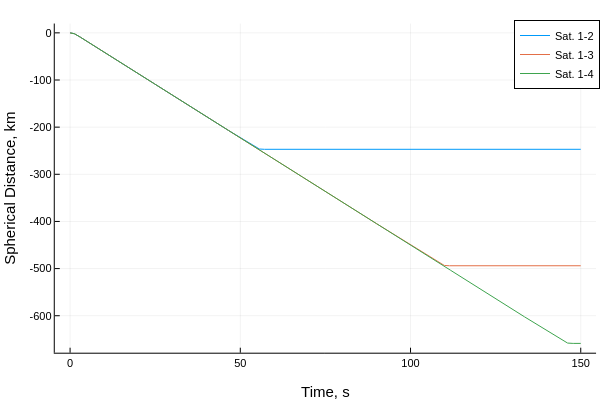

Notebook code cell kept with this figure:
### Code cell
plot(thist,a_mks*Ωhist[2:end,:],label=permutedims(mylabel))
plot!(xlabel="Time, s", ylabel = "Spherical Distance, km")

### Figure 1 — Plotly figure (JSON) as saved in the notebook; plotly's stock layout.template omitted (floating-point values rounded to 4 significant figures; data arrays with more than 128 entries replaced by an {"elided": "..."} marker saying what was removed)
{"data": [{"colorbar": {"title": ""}, "legendgroup": "Sat. 1-2", "line": {"color": "rgba(0, 154, 250, 1.000)", "dash": "solid", "shape": "linear", "width": 1}, "mode": "lines", "name": "Sat. 1-2", "showlegend": true, "type": "scatter", "x": {"elided": "1501 float values"}, "xaxis": "x", "y": {"elided": "1501 float values"}, "yaxis": "y", "zmax": null, "zmin": null}, {"colorbar": {"title": ""}, "legendgroup": "Sat. 1-3", "line": {"color": "rgba(227, 111, 71, 1.000)", "dash": "solid", "shape": "linear", "width": 1}, "mode": "lines", "name": "Sat. 1-3", "showlegend": true, "type": "scatter", "x": {"elided": "1501 float values"}, "xaxis": "x", "y": {"elided": "1501 float values"}, "yaxis": "y", "zmax": null, "zmin": null}, {"colorbar": {"title": ""}, "legendgroup": "Sat. 1-4", "line": {"color": "rgba(62, 164, 78, 1.000)", "dash": "solid", "shape": "linear", "width": 1}, "mode": "lines", "name": "Sat. 1-4", "showlegend": true, "type": "scatter", "x": {"elided": "1501 float values"}, "xaxis": "x", "y": {"elided": "1501 float values"}, "yaxis": "y", "zmax": null, "zmin": null}], "layout": {"annotations": [], "height": 400, "legend": {"bgcolor": "rgba(255, 255, 255, 1.000)", "bordercolor": "rgba(0, 0, 0, 1.000)", "borderwidth": 1, "font": {"color": "rgba(0, 0, 0, 1.000)", "family": "sans-serif", "size": 11}, "title": {"font": {"color": "rgba(0, 0, 0, 1.000)", "family": "sans-serif", "size": 15}, "text": ""}, "tracegroupgap": 0, "traceorder": "normal", "x": 1, "xanchor": "auto", "y": 1, "yanchor": "auto"}, "margin": {"b": 20, "l": 0, "r": 0, "t": 20}, "paper_bgcolor": "rgba(255, 255, 255, 1.000)", "plot_bgcolor": "rgba(255, 255, 255, 1.000)", "showlegend": true, "width": 600, "xaxis": {"anchor": "y", "domain": [0.09128, 0.9934], "gridcolor": "rgba(0, 0, 0, 0.100)", "gridwidth": 0.5, "linecolor": "rgba(0, 0, 0, 1.000)", "mirror": false, "range": [-4.5, 154.5], "showgrid": true, "showline": true, "showticklabels": true, "tickangle": 0, "tickcolor": "rgb(0, 0, 0)", "tickfont": {"color": "rgba(0, 0, 0, 1.000)", "family": "sans-serif", "size": 11}, "tickmode": "array", "ticks": "inside", "ticktext": ["0", "50", "100", "150"], "tickvals": [0, 50, 100, 150], "title": "Time, s", "titlefont": {"color": "rgba(0, 0, 0, 1.000)", "family": "sans-serif", "size": 15}, "type": "-", "visible": true, "zeroline": false, "zerolinecolor": "rgba(0, 0, 0, 1.000)"}, "yaxis": {"anchor": "x", "domain": [0.07581, 0.9902], "gridcolor": "rgba(0, 0, 0, 0.100)", "gridwidth": 0.5, "linecolor": "rgba(0, 0, 0, 1.000)", "mirror": false, "range": [-678.4, 19.75], "showgrid": true, "showline": true, "showticklabels": true, "tickangle": 0, "tickcolor": "rgb(0, 0, 0)", "tickfont": {"color": "rgba(0, 0, 0, 1.000)", "family": "sans-serif", "size": 11}, "tickmode": "array", "ticks": "inside", "ticktext": ["-600", "-500", "-400", "-300", "-200", "-100", "0"], "tickvals": [-600, -500, -400, -300, -200, -100, 0], "title": "Spherical Distance, km", "titlefont": {"color": "rgba(0, 0, 0, 1.000)", "family": "sans-serif", "size": 15}, "type": "-", "visible": true, "zeroline": false, "zerolinecolor": "rgba(0, 0, 0, 1.000)"}}}
